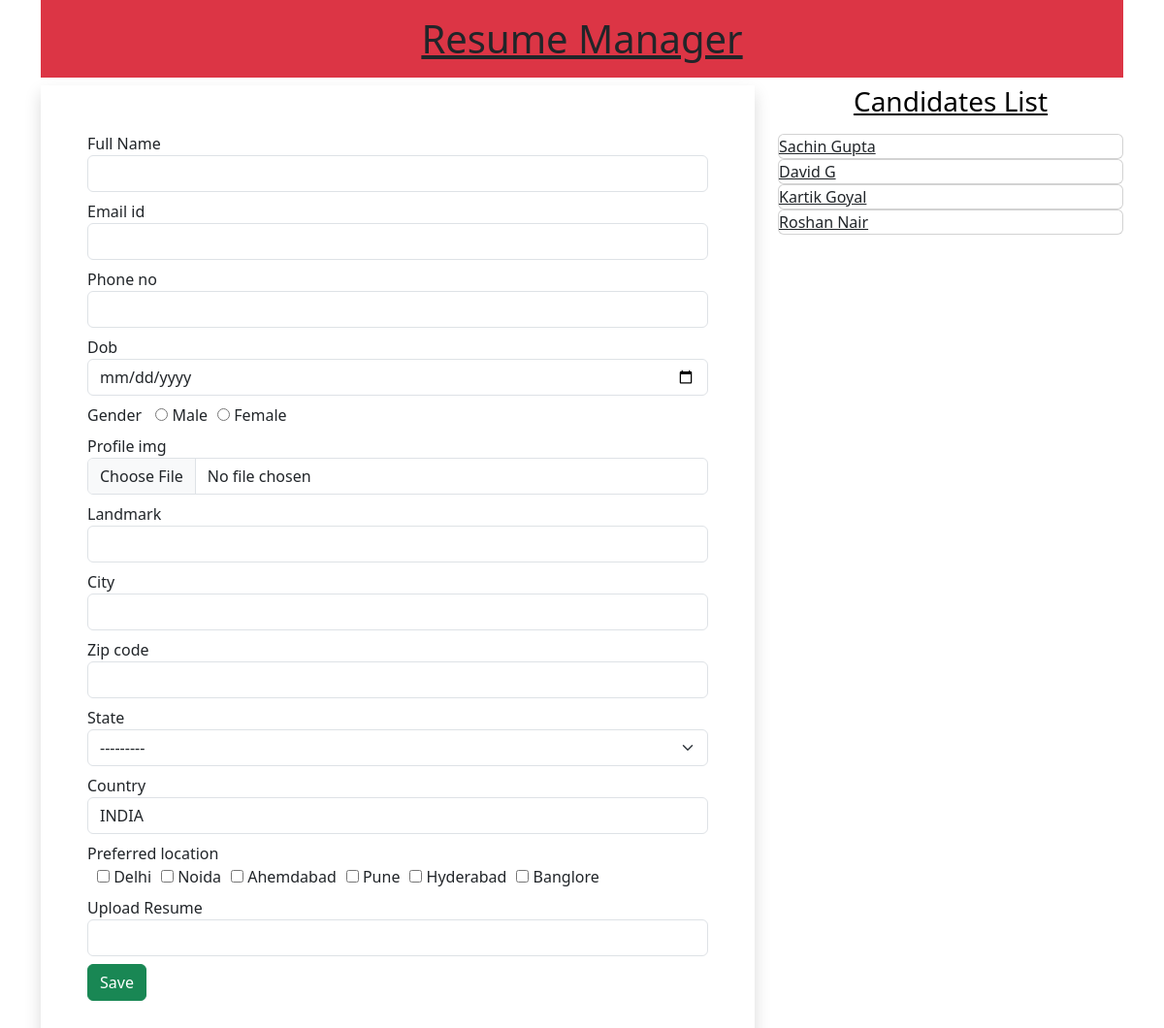
The page / on the database its author committed.
### ResumeManager/models.py (models this page shows, shortened)
class Resume(models.Model):
    INDIAN_STATES = [
    ('AP', 'Andhra Pradesh'),
    ('AR', 'Arunachal Pradesh'),
    ('AS', 'Assam'),
    ('BR', 'Bihar'),
    ('CT', 'Chhattisgarh'),
    ('GA', 'Goa'),
    ('GJ', 'Gujarat'),
    ('HR', 'Haryana'),
    ('HP', 'Himachal Pradesh'),
    ('JH', 'Jharkhand'),
    ('KA', 'Karnataka'),
    ('KL', 'Kerala'),
    ('MP', 'Madhya Pradesh'),
    ('MH', 'Maharashtra'),
    ('MN', 'Manipur'),
    ('ML', 'Meghalaya'),
    ('MZ', 'Mizoram'),
    ('NL', 'Nagaland'),
    ('OR', 'Odisha'),
    ('PB', 'Punjab'),
    ('RJ', 'Rajasthan'),
    ('SK', 'Sikkim'),
    ('TN', 'Tamil Nadu'),
    ('TS', 'Telangana'),
    ('TR', 'Tripura'),
    ('UP', 'Uttar Pradesh'),
    ('UK', 'Uttarakhand'),
    ('WB', 'West Bengal')
]
    name = models.CharField(max_length=256)
    email_id = models.EmailField()
    phone_no = models.PositiveIntegerField()
    dob = models.DateField(auto_now = False, auto_now_add = False)
    gender = models.CharField(max_length=10)
    profile_img = models.ImageField(upload_to='media/candidates_images', blank=True)
    landmark = models.CharField(max_length=520)
    city = models.CharField(max_length=128)
    zip_code = models.PositiveIntegerField()
    state = models.CharField(choices= INDIAN_STATES, max_length=128)
    country = models.CharField(max_length=128, default="INDIA")
    preferred_location = models.CharField(max_length=128)
    user_file = models.FileField(upload_to='document/', blank=True)

### ResumeManager/views.py (the view)
# urls.py: path('', views.index, name = "index"),
def index(request):
    if request.method == "POST":
        form = ResumeForm(request.POST, request.FILES)
        if form.is_valid():
            form.cleaned_data
            form.save()
        candidate = Resume.objects.all()
        return render(request, 'index.html/', {'candidate': candidate})
    else:
        form = ResumeForm(label_suffix="")
        candidate = Resume.objects.all()
        return render(request, 'index.html/', {'form' : form, 'candidate': candidate})

### ResumeManager/template/ResumeManager/index.html (shortened to what this page needs)
{% extends "layout.html" %}
{% load static %}
{% block content %}
        <h1 class="bg-danger text-center p-3"><u>Resume Manager</u></h1>
        <div class="row">
            <div class="col-sm-8">
                <form action="" method = "POST" enctype = "multipart/form-data" class = "shadow p-5">
                    {% for fm in form %}
                    <div class="form-group mb-2">
                        {{fm.label_tag}} {{fm}} <small class= "text-danger">{{fm.errors | striptags}}</small>
                    </div>
                    {% endfor %}
                    <input type="submit" value="Save" class = "btn btn-success">
                    </div>
            <div class="col-sm-4">
                <h3 class = "text-center text-black mb-3"><u>Candidates List</u></h3>
                {% for candidate in candidate %}
                    <a href="{% url 'profile' candidate.id %}" class="card">{{candidate.name}} </a>
                {% endfor %}
            </div>
        </div>
{% endblock %}

### ResumeManager/static/css/style.css (style rules this page uses)
#id_gender, #id_preferred_location { display: inline-flex; }
#id_gender > div { padding-left: 10px; }
#id_preferred_location > div { padding-left: 10px; }

### rows shown on the page
Resume: name "Sachin Gupta"
Resume: name "David G"
Resume: name "Kartik Goyal"
Resume: name "Roshan Nair"

### other values the page prints
{{ fm.label_tag }} "Full Name" "Email id" "Phone no" "Dob" "Gender" "Profile img" "Landmark" "City" "Zip code" "State" "Country" "Preferred location" "Upload Resume"
